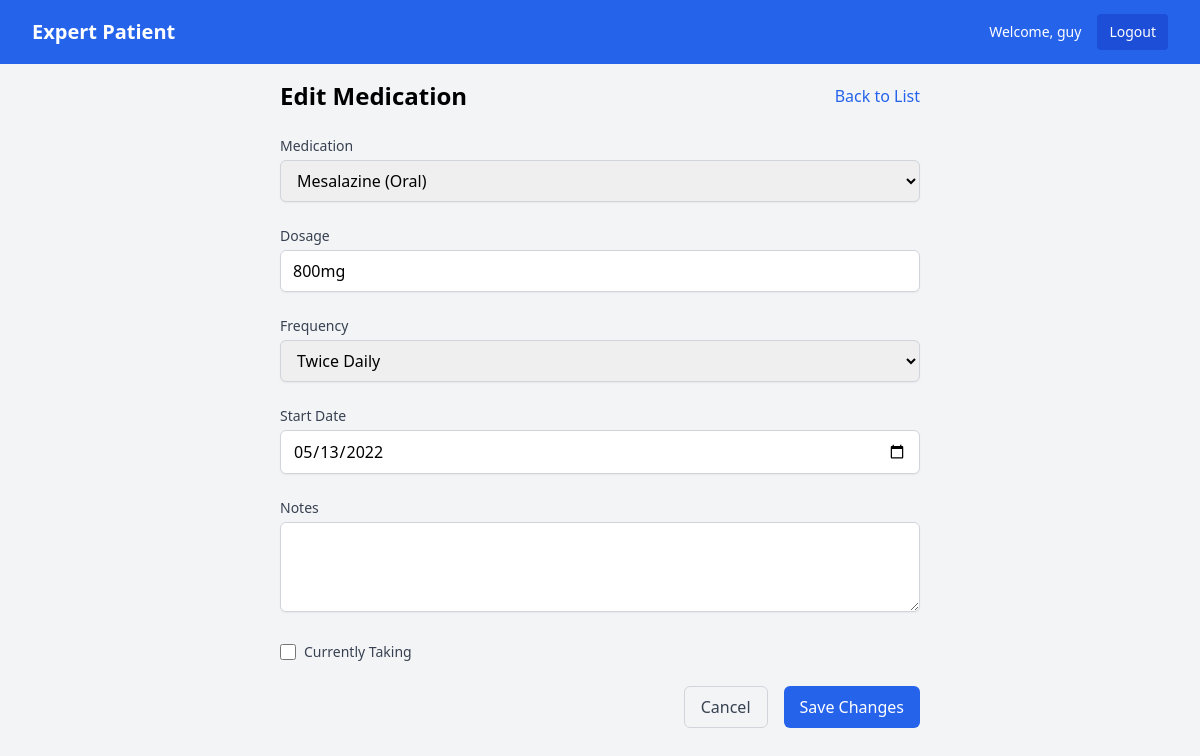
The page /medications/2/edit/ (signed in) on the database its author committed.
### accounts/models.py (models this page shows, shortened)
class Patient(AbstractUser):
    date_of_diagnosis = models.DateField(null=True, blank=True)
    current_medications = models.TextField(blank=True)

### medications/models.py (models this page shows, shortened)
class Medication(models.Model):
    FREQUENCY_CHOICES = [
        ('daily', 'Daily'),
        ('twice_daily', 'Twice Daily'),
        ('three_times_daily', 'Three Times Daily'),  # Added
        ('four_times_daily', 'Four Times Daily'),    # Added
        ('weekly', 'Weekly'),
        ('every_other_week', 'Every Other Week'),
        ('monthly', 'Monthly'),
        ('as_needed', 'As Needed'),
    ]
    MEDICATION_CHOICES = [
        ('5-ASAs', (
            ('MESALAZINE_ORAL', 'Mesalazine (Oral)'),
            ('MESALAZINE_TOPICAL', 'Mesalazine (Topical)'),
            ('SULFASALAZINE', 'Sulfasalazine'),
            ('BALSALAZIDE', 'Balsalazide'),
            ('OLSALAZINE', 'Olsalazine'),
        )),
        ('Corticosteroids', (
            ('PREDNISOLONE', 'Prednisolone'),
            ('BUDESONIDE', 'Budesonide'),
            ('HYDROCORTISONE', 'Hydrocortisone'),
            ('BECLOMETHASONE', 'Beclomethasone'),
        )),
        ('Immunomodulators', (
            ('AZATHIOPRINE', 'Azathioprine'),
            ('MERCAPTOPURINE', 'Mercaptopurine'),
            ('METHOTREXATE', 'Methotrexate'),
            ('CYCLOSPORINE', 'Cyclosporine'),
            ('TACROLIMUS', 'Tacrolimus'),
        )),
        ('Biologics', (
            ('INFLIXIMAB', 'Infliximab'),
            ('ADALIMUMAB', 'Adalimumab'),
            ('GOLIMUMAB', 'Golimumab'),
            ('VEDOLIZUMAB', 'Vedolizumab'),
            ('USTEKINUMAB', 'Ustekinumab'),
            ('RISANKIZUMAB', 'Risankizumab'),
        )),
        ('JAK Inhibitors', (
            ('TOFACITINIB', 'Tofacitinib'),
            ('UPADACITINIB', 'Upadacitinib'),
        ))
    ]
    user = models.ForeignKey(settings.AUTH_USER_MODEL, on_delete=models.CASCADE)
    name = models.CharField(max_length=50, choices=MEDICATION_CHOICES)
    dosage = models.CharField(max_length=50)
    frequency = models.CharField(max_length=20, choices=FREQUENCY_CHOICES)
    start_date = models.DateField(validators=[validate_past_date])
    active = models.BooleanField(default=True)
    notes = models.TextField(blank=True)
    created_at = models.DateTimeField(default=timezone.now)
    updated_at = models.DateTimeField(auto_now=True)
    class Meta:
        ordering = ['-active', '-start_date']

### medications/views.py (the view, shortened to what this page needs)
# urls.py: path('<int:pk>/edit/', views.MedicationUpdateView.as_view(), name='edit'),
class MedicationUpdateView(LoginRequiredMixin, UpdateView):
    model = Medication
    form_class = MedicationForm
    template_name = 'medications/edit.html'
    success_url = reverse_lazy('medications:list')
    def get_queryset(self):
        return Medication.objects.filter(user=self.request.user)

### medications/forms.py
class MedicationForm(forms.ModelForm):
    name = forms.ChoiceField(
        choices=Medication.MEDICATION_CHOICES,  # Use the grouped choices directly
        widget=forms.Select(attrs={
            'class': 'form-select',
            'id': 'medication-select'
        })
    )
    frequency = forms.ChoiceField(
        choices=Medication.FREQUENCY_CHOICES,
        widget=forms.Select(attrs={
            'class': 'form-select',
            'id': 'frequency-select'
        })
    )
    start_date = forms.DateField(
        widget=forms.DateInput(attrs={
            'type': 'date',
            'class': 'form-control'
        })
    )
    dosage = forms.CharField(
        widget=forms.TextInput(attrs={
            'class': 'form-control',
            'placeholder': 'Enter dosage (e.g., 40mg)'
        })
    )
    notes = forms.CharField(
        required=False,
        widget=forms.Textarea(attrs={
            'class': 'form-control',
            'rows': 3,
            'placeholder': 'Any additional notes about this medication'
        })
    )
    class Meta:
        model = Medication
        fields = ['name', 'dosage', 'frequency', 'start_date', 'notes']

### templates/medications/edit.html (shortened to what this page needs)
{% extends 'base.html' %}
{% block content %}
<div class="max-w-2xl mx-auto p-4">
    <div class="flex justify-between items-center mb-6">
        <h1 class="text-2xl font-bold">Edit Medication</h1>
        <a href="{% url 'medications:list' %}"
           class="text-blue-600 hover:text-blue-800">
            Back to List
        </a>
    </div>
    <form method="POST" class="space-y-6">
        <div>
            <label for="{{ form.name.id_for_label }}"
                   class="block text-sm font-medium text-gray-700 mb-1">
                Medication
            </label>
            <select name="{{ form.name.name }}"
                    id="{{ form.name.id_for_label }}"
                    class="w-full px-3 py-2 border border-gray-300 rounded-md shadow-sm focus:outline-none focus:ring-blue-500 focus:border-blue-500">
                {% for group, options in form.fields.name.choices %}
                    <optgroup label="{{ group }}">
                        {% for value, label in options %}
                            <option value="{{ value }}" {% if form.name.value == value %}selected{% endif %}>
                                {{ label }}
                            </option>
                        {% endfor %}
                    </optgroup>
                {% endfor %}
            </select>
        </div>
        <div>
            <label for="{{ form.dosage.id_for_label }}"
                   class="block text-sm font-medium text-gray-700 mb-1">
                Dosage
            </label>
            <input type="text"
                   name="{{ form.dosage.name }}"
                   value="{{ form.dosage.value|default:'' }}"
                   class="w-full px-3 py-2 border border-gray-300 rounded-md shadow-sm focus:outline-none focus:ring-blue-500 focus:border-blue-500"
                   placeholder="e.g., 40mg">
        </div>
        <div>
            <label for="{{ form.frequency.id_for_label }}"
                   class="block text-sm font-medium text-gray-700 mb-1">
                Frequency
            </label>
            <select name="{{ form.frequency.name }}"
                    class="w-full px-3 py-2 border border-gray-300 rounded-md shadow-sm focus:outline-none focus:ring-blue-500 focus:border-blue-500">
                {% for value, label in form.fields.frequency.choices %}
                    <option value="{{ value }}" {% if form.frequency.value == value %}selected{% endif %}>
                        {{ label }}
                    </option>
                {% endfor %}
            </select>
        </div>
        <div>
            <label for="{{ form.start_date.id_for_label }}"
                   class="block text-sm font-medium text-gray-700 mb-1">
                Start Date
            </label>
            <input type="date"
                   name="{{ form.start_date.name }}"
                   value="{{ form.start_date.value|date:'Y-m-d' }}"
                   class="w-full px-3 py-2 border border-gray-300 rounded-md shadow-sm focus:outline-none focus:ring-blue-500 focus:border-blue-500">
        </div>
        <div>
            <label for="{{ form.notes.id_for_label }}"
                   class="block text-sm font-medium text-gray-700 mb-1">
                Notes
            </label>
            <textarea name="{{ form.notes.name }}"
                      rows="3"
                      class="w-full px-3 py-2 border border-gray-300 rounded-md shadow-sm focus:outline-none focus:ring-blue-500 focus:border-blue-500">{{ form.notes.value|default:'' }}</textarea>
        </div>
        <div class="flex items-center">
            <input type="checkbox"
                   name="{{ form.active.name }}"
                   id="{{ form.active.id_for_label }}"
                   class="h-4 w-4 text-blue-600 focus:ring-blue-500 border-gray-300 rounded">
            <label for="{{ form.active.id_for_label }}"
                   class="ml-2 block text-sm text-gray-700">
                Currently Taking
            </label>
        </div>
        <div class="flex justify-end space-x-4">
            <a href="{% url 'medications:list' %}"
               class="px-4 py-2 border border-gray-300 rounded-md text-gray-700 hover:bg-gray-50">
                Cancel
            </a>
            <button type="submit"
                    class="px-4 py-2 bg-blue-600 text-white rounded-md hover:bg-blue-700">
                Save Changes
            </button>
        </div>
    </form>
</div>
{% endblock %}

### templates/base.html (shortened to what this page needs)
<!DOCTYPE html>
<html>
<head>
    <script src="https://cdn.tailwindcss.com"></script>
</head>
<body class="bg-gray-100">
    <nav class="bg-blue-600 text-white">
        <div class="max-w-7xl mx-auto px-4 sm:px-6 lg:px-8">
            <div class="flex justify-between h-16 items-center">
                <a href="{% url 'home:home' %}" class="text-xl font-bold">Expert Patient</a>
                {% if user.is_authenticated %}
                <div class="flex items-center space-x-4">
                    <span class="text-sm">Welcome, {{ user.username }}</span>
                    <a href="{% url 'accounts:logout' %}"
                       class="text-sm bg-blue-700 px-3 py-2 rounded hover:bg-blue-800">
                        Logout
                    </a>
                </div>
                {% endif %}
            </div>
        </div>
    </nav>
    <main class="min-h-screen">
        {% block content %}{% endblock %}
    </main>
</body>
</html>

### rows shown on the page
Patient: username "guy"
Medication: name "Mesalazine (Oral)", dosage "800mg", frequency "Twice Daily", start_date "05/13/2022"
